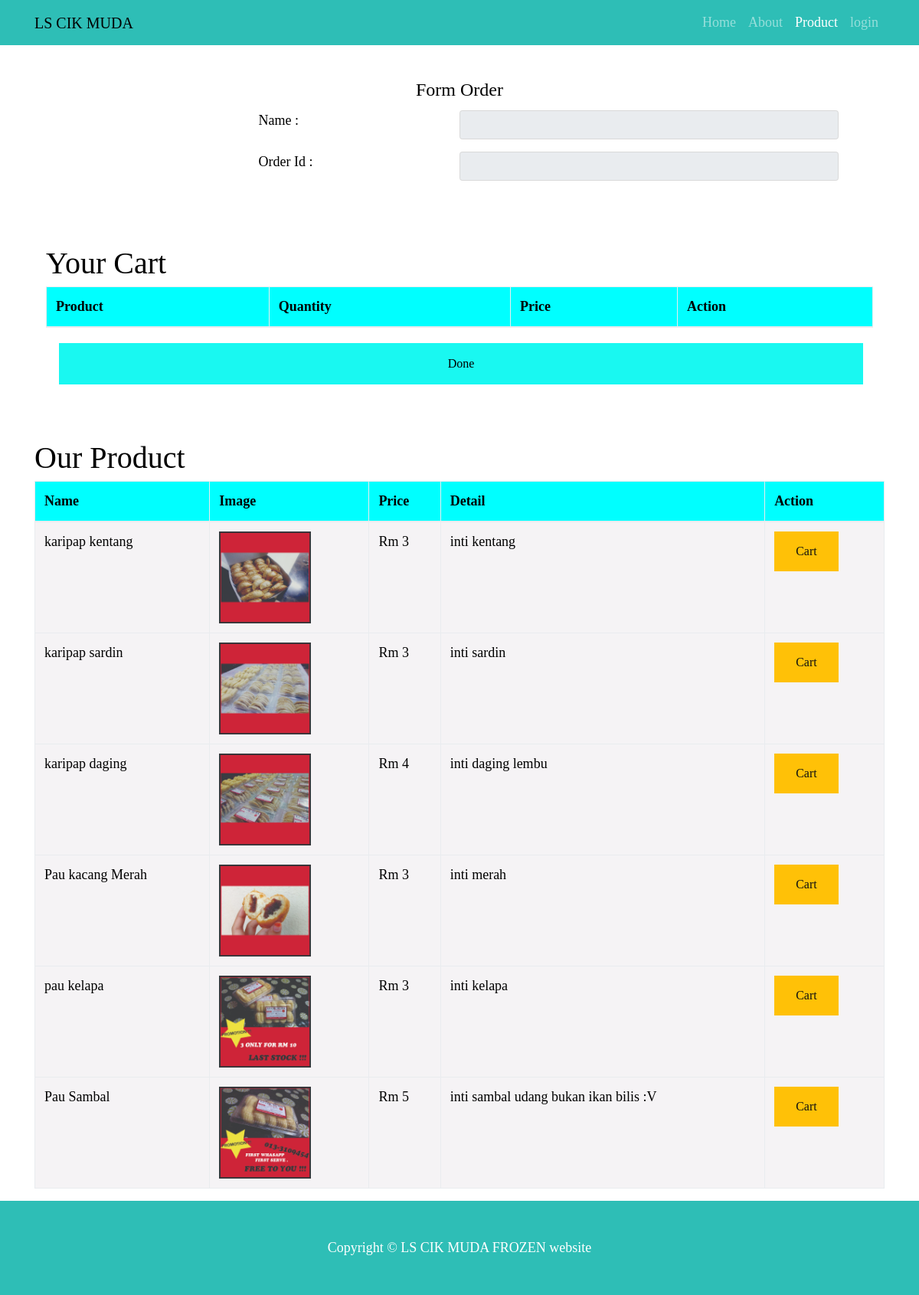
Page /order2.php on the committed database.
### tables this page shows
CREATE TABLE IF NOT EXISTS `product` (
  `productid` varchar(10) NOT NULL,
  `productname` varchar(50) NOT NULL,
  `image` varchar(100) NOT NULL,
  `quantity` int(4) NOT NULL,
  `price` int(3) NOT NULL,
  `detail` varchar(100) NOT NULL
);

### order2.php (the view, shortened to what this page needs)
<?php
include 'connect/dbconfig.php';
?>
<?php
$id = $_GET['id'];
$sql = "SELECT * FROM `order` WHERE name='$id'";
$result=mysqli_query($conn,$sql);
$row=mysqli_fetch_assoc($result);
$orderid = $row['orderid'];
$name = $row['name'];
  ?>
  <!DOCTYPE html>
  <html lang="en">
  <head>
    <link href="vendor/bootstrap/css/bootstrap.css" rel="stylesheet">
    <link href="css/shop-homepage.css" rel="stylesheet">
  </head>
  <body>
    <nav class="navbar navbar-expand-lg navbar-dark bg-dark fixed-top">
      <div class="container">
        <a class="navbar-brand" href="#">LS CIK MUDA</a>
        <div class="collapse navbar-collapse" id="navbarResponsive">
          <ul class="navbar-nav ml-auto">
            <li class="nav-item ">
              <a class="nav-link" href="index.php">Home
              </a>
            </li>
            <li class="nav-item">
              <a class="nav-link" href="about.php">About<span class="sr-only">(current)</span></a>
            </li>
            <li class="nav-item active">
              <a class="nav-link" href="#">Product<span class="sr-only">(current)</span></a>
            </li>
            <li class="nav-item">
              <a class="nav-link" data-toggle="modal" data-target="#myModal">login</a>
            </li>
          </ul>
        </div>
      </div>
    </nav>
    <div class="container" style="background-color:white;">
    <div class="container col-lg-12">
      <form class="form-horizontal" method="post">
        <p><br></p>
        <fieldset>
          <legend style="text-align:center;">Form Order</legend>
          <div class="col-md-12 row">
            <div class="col-md-3"></div>
          </div>
          <div class="container form-group row">
            <div class="col-md-3"></div>
            <label class="col-md-3 control-label" for="textinput">Name :</label>
            <div class="col-md-6">
              <input id="textinput" name="name" type="text" placeholder="" class="form-control input-md" value="<?php echo $name;?>" disabled>
            </div>
          </div>
          <div class="container form-group row">
            <div class="col-md-3"></div>
            <label class="col-md-3 control-label" for="textinput">Order Id :</label>
            <div class="col-md-6">
              <input id="textinput" name="addr" type="text" placeholder="" class="form-control input-md" value="<?php echo $orderid;?>" disabled>
            </div>
          </div>
          <p><br><br></p>
        </fieldset>
      </form> <h1>Your Cart</h1>
       <table class="table table-bordered" style="background-color:#F5F3F5;">
            <thead style="background-color:cyan;">
              <tr>
                <th>Product</th>
                <th>Quantity</th>
                <th>Price</th>
                <th>Action</th>
              </tr>
            </thead>
          </table>
           <div class="col-lg-12 col-md-12 mb-12">
                <a type="button" class="btn aaa btn-block" href="print.php?id=<?php echo $id ?>">Done</a><br></div>
              </div>
          <p><br><br></p>
      <h1>Our Product</h1>
       <table class="table table-bordered" style="background-color:#F5F3F5;">
            <thead style="background-color:cyan;">
              <tr>
                <th>Name</th>
                <th>Image</th>
                <th>Price</th>
                <th>Detail</th>
                <th>Action</th>
              </tr>
            </thead>
            <tbody>
                       <?php
                 $sql1="SELECT * FROM product";
                 $result1=mysqli_query($conn,$sql1);
                 while ($row1=mysqli_fetch_assoc($result1)) {
                ?>
                <tr>
                <td><?php echo $row1['productname']   ?></td>
                <td><img src="uploads/<?php echo $row1['image'] ?>" height="120" width="120"></td>
                <td>Rm <?php echo $row1['price']   ?></td>
                <td><?php echo $row1['detail']   ?></td>
                <td><a type="button" class="btn btn-warning" href="ordershow.php?varname=<?php echo $row1['productname'] ?>&price=<?php echo $row1['price'] ?>&username=<?php echo $name ?>&id=<?php echo $orderid          ?>">Cart</a></td>
                </tr>
                <?php
              }
                ?>
            </tbody>
          </table>
    </div>
    <footer class="py-5 bg-dark">
      <div class="container">
        <p class="m-0 text-center text-white">Copyright &copy; LS CIK MUDA FROZEN website</p>
      </div>
    </footer>
  </body>
  </html>

### css/shop-homepage.css (style rules this page uses)
body { padding-top: 54px; }
@media (min-width: 992px) { body { padding-top: 56px; } }

### order2.php (style rules this page uses)
.aaa { background-color: #19F8F1; border: none; color: black; padding: 15px 32px; text-align: center; text-decoration: none; display: inline-block; font-size: 16px; margin: 4px 2px; cursor: pointer; }

### rows in the picture
product: productname "karipap kentang", image (picture), price "3", detail "inti kentang"
product: productname "karipap sardin", image (picture), price "3", detail "inti sardin"
product: productname "karipap daging", image (picture), price "4", detail "inti daging lembu"
product: productname "Pau kacang Merah", image (picture), price "3", detail "inti merah"
product: productname "pau kelapa", image (picture), price "3", detail "inti kelapa"
product: productname "Pau Sambal", image (picture), price "5", detail "inti sambal udang bukan ikan bilis :V"
